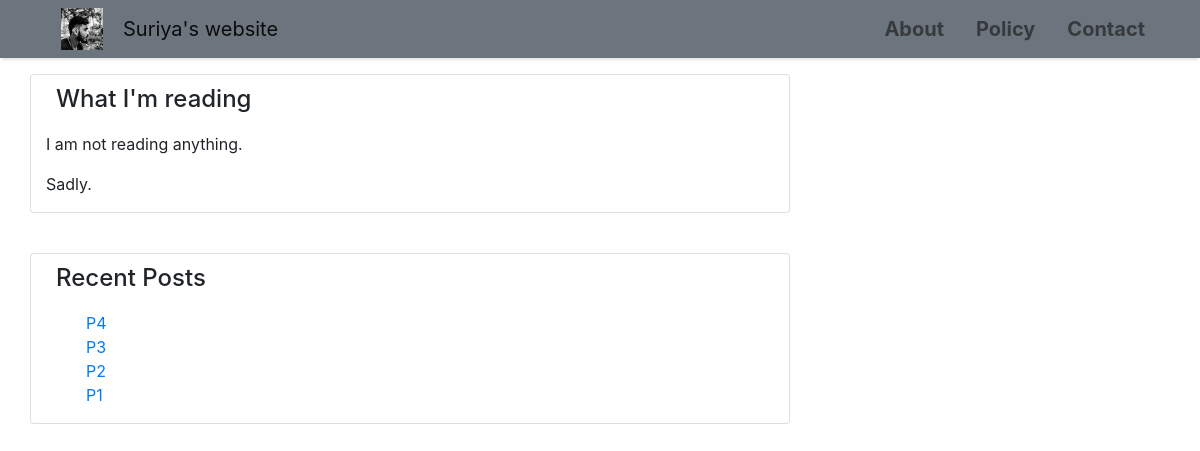
The app's page /, older data.
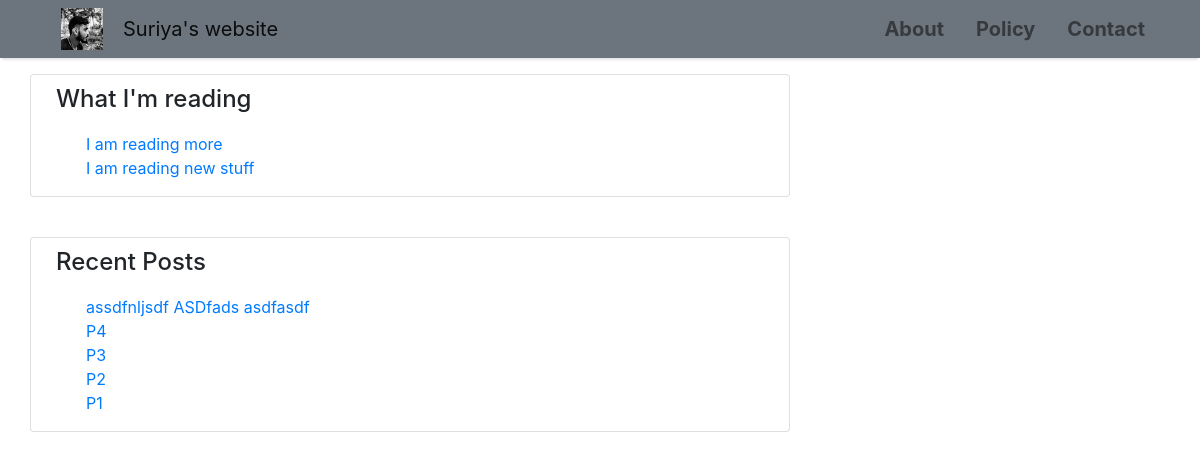
The same page, newer data.
### blog/models.py (models this page shows, shortened)
class Post(models.Model):
    title = models.CharField(max_length=200, unique=True)
    slug = models.SlugField(max_length=200, unique=True)
    author = models.ForeignKey(User, on_delete=models.CASCADE, related_name='blog_posts')
    updated_on = models.DateTimeField(auto_now=True)
    content = models.TextField()
    created_on = models.DateTimeField(auto_now_add=True)
    status = models.IntegerField(choices=STATUS, default=0)
    class Meta:
        ordering = ['-created_on']

class Reading(models.Model):
    title = models.CharField(max_length=200, unique=True)
    slug = models.SlugField(max_length=200, unique=True)
    link = models.CharField(max_length=200)
    updated_on = models.DateTimeField(auto_now=True)
    created_on = models.DateTimeField(auto_now_add=True)
    class Meta:
        ordering = ['-created_on']

### blog/views.py (the view)
# urls.py: path('', views.PostList.as_view(), name='home'),
class PostList(generic.ListView):
    model = Post
    context_object_name = 'my_post_list'
    queryset = Post.objects.all()
    template_name = 'blog/index.html'
    def get_context_data(self, **kwargs):
        context = super(PostList, self).get_context_data(**kwargs)
        context['post'] = Post.objects.all()
        context['reading'] = Reading.objects.all()
        return context

### templates/blog/index.html (shortened to what this page needs)
{% extends "blog/base.html" %}
{% block content %}
{% load static %}
<link rel="stylesheet" href="{% static 'css/index.css' %}">
<div class="home-content">
<div class="container">
  <div class="row">
    <div class="col-md-8 card mb-4  mt-3 left  top">
  <h4 class="card-h4">What I'm reading</h4>
  {% if reading %}
  <ul style="list-style-type:none">
  {% for element in reading %}
  <li>
    <a class="title" href="{{ element.link }}" target="_blank">{{ element.title }}</a>
  </li>
    {% endfor %}
    </ul>
  {% else %}
  <p>I am not reading anything.</p>
  <p>Sadly.</p>
  {% endif %}
  </div>
  </div>
</div>
</div>
<div class="container">
  <div class="row">
    <div class="col-md-8 card mb-4  mt-3 left  top div-p-list">
  <h4 class="card-h4">Recent Posts</h4>
{% if my_post_list %}
  <div class="text-left">
  <ul style="list-style-type:none">
{% for post in my_post_list %}
  <li><a class="title" href="{% url 'post_detail' post.slug %}">{{ post.title }}</a></li>
{% endfor %}
  </ul>
    </div>
        {% endif %}
  </div>
  </div>
  </div>
{% endblock %}

### templates/blog/base.html (shortened to what this page needs)
<!DOCTYPE html>
<html class="no-js" lang="">
    {% load static %}
    <link rel="stylesheet" href="{% static 'css/main.css' %}">
    <head>
        <link rel="stylesheet" href="{% static 'css/normalize.css' %}">
        <link rel="stylesheet" href="{% static 'css/main.css' %}">
        <link rel="stylesheet" href="https://maxcdn.bootstrapcdn.com/bootstrap/4.0.0/css/bootstrap.min.css" />
    </head>
    <head>
</head>
    <body>
        <nav class="navbar navbar-expand-sm navbar-light bg-secondary shadow" id="mainNav">
            <div class="container-fluid">
              <div class="head-image">
                <a href="{% url 'home' %}">
                <img src="{% static 'img/suriya.jpeg' %}" alt="suriya" height="42" width="42">
                </a>
              </div>
                <a class="navbar-brand navbar-head" href="{% url 'home' %}">Suriya's website</a>
                <div class="collapse navbar-collapse" id="navbarResponsive">
                    <ul class="navbar-nav ml-auto">
                        <li class="nav-item text-black">
                            <a class="navbar-brand nav-link text-black font-weight-bold" href="/about">About</a>
                        </li>
                        <li class="nav-item text-black">
                            <a class="navbar-brand nav-link text-black font-weight-bold" href="#">Policy</a>
                        </li>
                        <li class="nav-item text-black">
                            <a class="navbar-brand nav-link text-black font-weight-bold" href="#">Contact</a>
                        </li>
                    </ul>
                </div>
            </div>
        </nav>
        {% block content %}{% endblock content %}
    </body>
</html>

### blog/static/css/main.css (style rules this page uses)
html { color: #222; font-size: 1em; line-height: 1.4; }
body { font-family: "Roboto", sans-serif; font-size: 18px; background-color: #fdfdfd; }
a { color: black; }
.navbar-head { position: relative; left: 30px; padding: 20px; }
.head-image { position: relative; left: 30px; }
.shadow { box-shadow: 0 4px 2px -2px rgba(0, 0, 0, 0.1); }
audio, canvas, iframe, img, svg, video { vertical-align: middle; }

### blog/static/css/index.css (style rules this page uses)
h4.card-h4 { padding: 10px; }

Row changes from the older to the newer data that the page shows:
added Reading: title "I am reading more"
added Reading: title "I am reading new stuff"
added Post: title "assdfnljsdf ASDfads asdfasdf"
Text that changed along with them:
text no longer shown: "I am not reading anything. Sadly."
